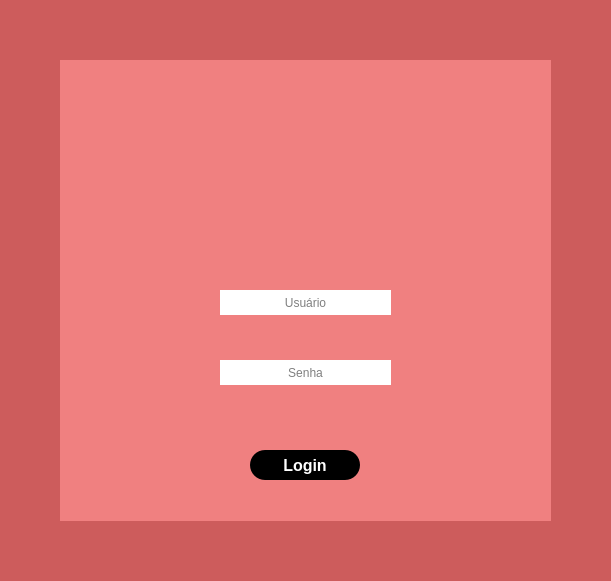
<?xml version="1.0" encoding="UTF-8"?>
<ui version="4.0">
 <class>Login</class>
 <widget class="QWidget" name="Login">
  <property name="geometry">
   <rect>
    <x>0</x>
    <y>0</y>
    <width>611</width>
    <height>581</height>
   </rect>
  </property>
  <property name="windowTitle">
   <string>Form</string>
  </property>
  <property name="styleSheet">
   <string notr="true">*{
border:none;
background-color: rgb(205,92,92);
}</string>
  </property>
  <widget class="QFrame" name="frame">
   <property name="geometry">
    <rect>
     <x>60</x>
     <y>60</y>
     <width>491</width>
     <height>461</height>
    </rect>
   </property>
   <property name="styleSheet">
    <string notr="true">*{
border:none;
background-color: rgb(240,128,128);
}</string>
   </property>
   <property name="frameShape">
    <enum>QFrame::StyledPanel</enum>
   </property>
   <property name="frameShadow">
    <enum>QFrame::Raised</enum>
   </property>
   <widget class="QPushButton" name="btn_login">
    <property name="geometry">
     <rect>
      <x>190</x>
      <y>390</y>
      <width>110</width>
      <height>30</height>
     </rect>
    </property>
    <property name="minimumSize">
     <size>
      <width>110</width>
      <height>30</height>
     </size>
    </property>
    <property name="maximumSize">
     <size>
      <width>110</width>
      <height>16777215</height>
     </size>
    </property>
    <property name="font">
     <font>
      <family>Arial</family>
      <pointsize>12</pointsize>
      <weight>75</weight>
      <bold>true</bold>
     </font>
    </property>
    <property name="cursor">
     <cursorShape>PointingHandCursor</cursorShape>
    </property>
    <property name="styleSheet">
     <string notr="true">QPushButton::hover{
border-radius:15px;
background-color:rgb(205,92,92);
color:rgb(255,255,255);
}
QPushButton{
border-radius:15px;
background-color:rgb(0,0,0);
color:rgb(255,255,255);
}
</string>
    </property>
    <property name="text">
     <string>Login</string>
    </property>
   </widget>
   <widget class="QLineEdit" name="txt_senha">
    <property name="geometry">
     <rect>
      <x>160</x>
      <y>300</y>
      <width>171</width>
      <height>25</height>
     </rect>
    </property>
    <property name="minimumSize">
     <size>
      <width>0</width>
      <height>25</height>
     </size>
    </property>
    <property name="maximumSize">
     <size>
      <width>16777215</width>
      <height>16777215</height>
     </size>
    </property>
    <property name="styleSheet">
     <string notr="true">background-color:rgb(255,255,255)</string>
    </property>
    <property name="echoMode">
     <enum>QLineEdit::Password</enum>
    </property>
    <property name="alignment">
     <set>Qt::AlignCenter</set>
    </property>
    <property name="readOnly">
     <bool>false</bool>
    </property>
    <property name="placeholderText">
     <string>Senha</string>
    </property>
   </widget>
   <widget class="QLineEdit" name="txt_user">
    <property name="geometry">
     <rect>
      <x>160</x>
      <y>230</y>
      <width>171</width>
      <height>25</height>
     </rect>
    </property>
    <property name="minimumSize">
     <size>
      <width>0</width>
      <height>25</height>
     </size>
    </property>
    <property name="maximumSize">
     <size>
      <width>16777215</width>
      <height>25</height>
     </size>
    </property>
    <property name="layoutDirection">
     <enum>Qt::LeftToRight</enum>
    </property>
    <property name="styleSheet">
     <string notr="true">background-color:rgb(255,255,255)</string>
    </property>
    <property name="alignment">
     <set>Qt::AlignCenter</set>
    </property>
    <property name="placeholderText">
     <string>Usuário</string>
    </property>
   </widget>
   <widget class="QLabel" name="label">
    <property name="geometry">
     <rect>
      <x>150</x>
      <y>20</y>
      <width>191</width>
      <height>181</height>
     </rect>
    </property>
    <property name="text">
     <string/>
    </property>
    <property name="pixmap">
     <pixmap>icones/login.png</pixmap>
    </property>
    <property name="scaledContents">
     <bool>true</bool>
    </property>
   </widget>
   <zorder>label</zorder>
   <zorder>btn_login</zorder>
   <zorder>txt_senha</zorder>
   <zorder>txt_user</zorder>
  </widget>
 </widget>
 <tabstops>
  <tabstop>txt_user</tabstop>
  <tabstop>txt_senha</tabstop>
  <tabstop>btn_login</tabstop>
 </tabstops>
 <resources/>
 <connections/>
</ui>
